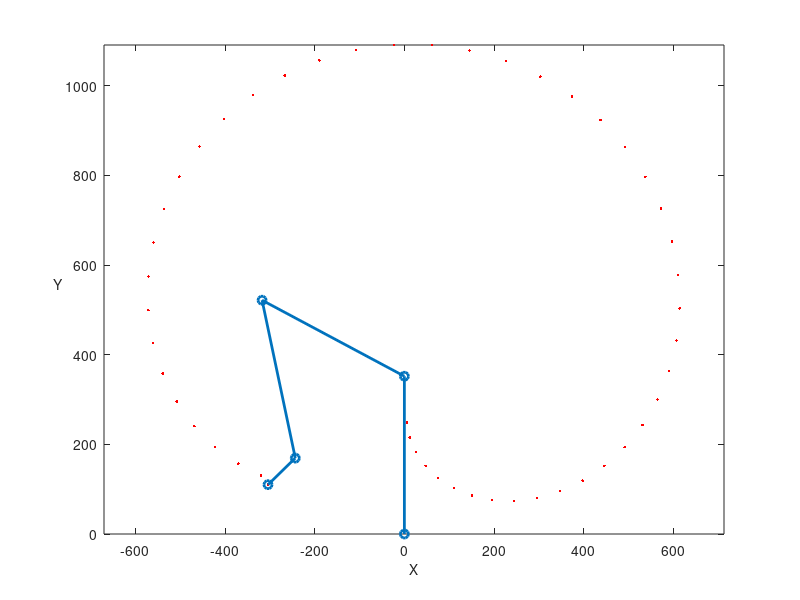

MATLAB code to generate this figure: (Note: this script raises an error after producing the figure.)
clear ; close all ; clc ; %initialisation


% Définition des variables (Distances, Vitesses angulaires)
OA = 352 ; AB = 360 ; BC = 360 ; CP = 85 ;

ct = 1 ; N = 50 ;

t = linspace(0,1,N);

theta1P = 3 ; theta2P = 5 ; theta3P = 1;

thetai1 = (-20*pi./180) ; thetai2 = (-150*pi./180) ; thetai3 = (-115*pi./180) ;

% Conditions sur les angles;
theta1=theta1P*t+thetai1;
theta1(theta1<(-20*pi./180))=(-20*pi./180);
theta1(theta1>(180*pi./180))=(180*pi./180);

theta2=theta2P*t+thetai2;
theta2(theta2<(-150*pi./180))=(-150*pi./180);
theta2(theta2>(130*pi./180))=(130*pi./180);

theta3=theta3P*t+thetai3;
theta3(theta3<(-115*pi./180))=(-115*pi./180);
theta3(theta3>(115*pi./180))=(115*pi./180);

%Calcul des coordonnées des centres de chaque axes;

Bx = AB*cos(theta1);
By = OA + AB*sin(theta1);

Cx = Bx + BC*cos(theta2+theta1);
Cy = By + BC*sin(theta2+theta1);
 
Px = Cx + CP*cos(theta3+theta2+theta1);
Py = Cy + CP*sin(theta3+theta2+theta1);

% Affichage de chaque confirguraiton pour chaque points.
for j = 1 : N
    plot([Px],[Py],'r.',[0 0 Bx(j) Cx(j) Px(j)],[0 OA  By(j) Cy(j) Py(j)],'linewidth',2,"Marker","o")
    axis equal;
    xlabel('X','fontsize',10)
    ylabel('Y','fontsize',10,'Rotation',0)
    M(ct) = getframe(gcf);
    ct=ct+1;         
    clc;
end

%Ecriture et lecture de la vidéo;
movie(M)
videofile = VideoWriter('forward_kinematics.avi','Uncompressed Avi');
open(videofile);
writeVideo(videofile,M);
close(videofile)
